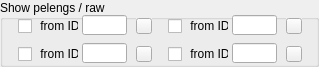
  <widget class="QGroupBox" name="groupBoxShowPeleng">
   <property name="geometry">
    <rect>
     <x>225</x>
     <y>146</y>
     <width>319</width>
     <height>67</height>
    </rect>
   </property>
   <property name="title">
    <string>Show pelengs / raw</string>
   </property>
   <widget class="QToolButton" name="toolButtonP0Color">
    <property name="geometry">
     <rect>
      <x>136</x>
      <y>18</y>
      <width>16</width>
      <height>16</height>
     </rect>
    </property>
    <property name="minimumSize">
     <size>
      <width>16</width>
      <height>16</height>
     </size>
    </property>
    <property name="maximumSize">
     <size>
      <width>16</width>
      <height>16</height>
     </size>
    </property>
    <property name="autoFillBackground">
     <bool>true</bool>
    </property>
    <property name="text">
     <string/>
    </property>
   </widget>
   <widget class="QCheckBox" name="checkBoxShowPeleng0">
    <property name="geometry">
     <rect>
      <x>18</x>
      <y>17</y>
      <width>61</width>
      <height>18</height>
     </rect>
    </property>
    <property name="text">
     <string> from ID</string>
    </property>
   </widget>
   <widget class="QLineEdit" name="lineEditId0">
    <property name="geometry">
     <rect>
      <x>82</x>
      <y>15</y>
      <width>45</width>
      <height>20</height>
     </rect>
    </property>
   </widget>
   <widget class="QToolButton" name="toolButtonP2Color">
    <property name="geometry">
     <rect>
      <x>136</x>
      <y>46</y>
      <width>16</width>
      <height>16</height>
     </rect>
    </property>
    <property name="minimumSize">
     <size>
      <width>16</width>
      <height>16</height>
     </size>
    </property>
    <property name="maximumSize">
     <size>
      <width>16</width>
      <height>16</height>
     </size>
    </property>
    <property name="autoFillBackground">
     <bool>true</bool>
    </property>
    <property name="text">
     <string/>
    </property>
   </widget>
   <widget class="QCheckBox" name="checkBoxShowPeleng2">
    <property name="geometry">
     <rect>
      <x>18</x>
      <y>45</y>
      <width>61</width>
      <height>18</height>
     </rect>
    </property>
    <property name="text">
     <string> from ID</string>
    </property>
   </widget>
   <widget class="QLineEdit" name="lineEditId2">
    <property name="geometry">
     <rect>
      <x>82</x>
      <y>43</y>
      <width>45</width>
      <height>20</height>
     </rect>
    </property>
   </widget>
   <widget class="QCheckBox" name="checkBoxShowPeleng3">
    <property name="geometry">
     <rect>
      <x>168</x>
      <y>45</y>
      <width>61</width>
      <height>18</height>
     </rect>
    </property>
    <property name="text">
     <string> from ID</string>
    </property>
   </widget>
   <widget class="QToolButton" name="toolButtonP1Color">
    <property name="geometry">
     <rect>
      <x>286</x>
      <y>18</y>
      <width>16</width>
      <height>16</height>
     </rect>
    </property>
    <property name="minimumSize">
     <size>
      <width>16</width>
      <height>16</height>
     </size>
    </property>
    <property name="maximumSize">
     <size>
      <width>16</width>
      <height>16</height>
     </size>
    </property>
    <property name="autoFillBackground">
     <bool>true</bool>
    </property>
    <property name="text">
     <string/>
    </property>
   </widget>
   <widget class="QToolButton" name="toolButtonP3Color">
    <property name="geometry">
     <rect>
      <x>286</x>
      <y>46</y>
      <width>16</width>
      <height>16</height>
     </rect>
    </property>
    <property name="minimumSize">
     <size>
      <width>16</width>
      <height>16</height>
     </size>
    </property>
    <property name="maximumSize">
     <size>
      <width>16</width>
      <height>16</height>
     </size>
    </property>
    <property name="autoFillBackground">
     <bool>true</bool>
    </property>
    <property name="text">
     <string/>
    </property>
   </widget>
   <widget class="QCheckBox" name="checkBoxShowPeleng1">
    <property name="geometry">
     <rect>
      <x>168</x>
      <y>17</y>
      <width>61</width>
      <height>18</height>
     </rect>
    </property>
    <property name="text">
     <string> from ID</string>
    </property>
   </widget>
   <widget class="QLineEdit" name="lineEditId1">
    <property name="geometry">
     <rect>
      <x>232</x>
      <y>15</y>
      <width>45</width>
      <height>20</height>
     </rect>
    </property>
   </widget>
   <widget class="QLineEdit" name="lineEditId3">
    <property name="geometry">
     <rect>
      <x>232</x>
      <y>43</y>
      <width>45</width>
      <height>20</height>
     </rect>
    </property>
   </widget>
  </widget>
